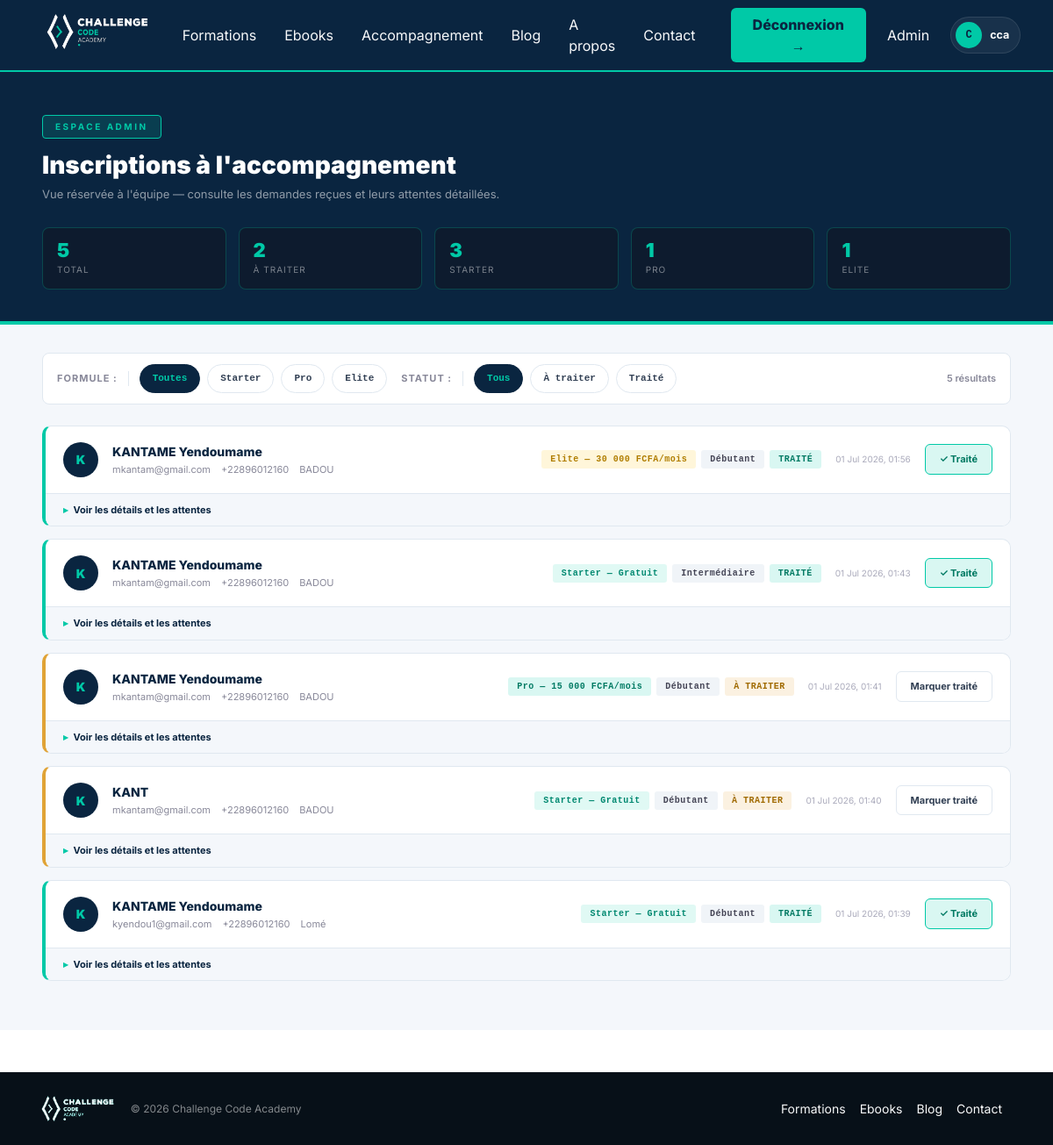
The page /gestion/inscriptions/ (signed in) on the database its author committed.
### pages/models.py (models this page shows, shortened)
class User(AbstractBaseUser, PermissionsMixin):
    first_name = models.CharField("Prénom",            max_length=60)
    last_name  = models.CharField("Nom",               max_length=60)
    username   = models.CharField("Nom d'utilisateur", max_length=40, unique=True)
    email      = models.EmailField("Email",             unique=True)
    phone_country = models.CharField("Indicatif pays", max_length=6, default="+228")
    phone_number  = models.CharField("Numéro",         max_length=20, blank=True)
    is_active   = models.BooleanField("Actif",  default=True)
    is_staff    = models.BooleanField("Staff",  default=False)
    date_joined = models.DateTimeField("Date inscription", auto_now_add=True)
    groups = models.ManyToManyField(
        'auth.Group',
        verbose_name='groups',
        blank=True,
        related_name='pages_user_set',   # ← nom unique, différent du User Django
        related_query_name='pages_user',
    )
    user_permissions = models.ManyToManyField(
        'auth.Permission',
        verbose_name='user permissions',
        blank=True,
        related_name='pages_user_set',   # ← nom unique
        related_query_name='pages_user',
    )
    objects        = UserManager()
    USERNAME_FIELD  = 'email'
    REQUIRED_FIELDS = ['username', 'first_name', 'last_name']
    class Meta:
        verbose_name        = "Utilisateur"
        verbose_name_plural = "Utilisateurs"

class InscriptionAccompagnement(models.Model):
    FORMULE_CHOICES = [
        ('starter', 'Starter — Gratuit'),
        ('pro', 'Pro — 15 000 FCFA/mois'),
        ('elite', 'Elite — 30 000 FCFA/mois'),
    ]
    NIVEAU_CHOICES = [
        ('debutant', 'Débutant'),
        ('intermediaire', 'Intermédiaire'),
        ('avance', 'Avancé'),
    ]
    DISPONIBILITE_CHOICES = [
        ('matin', 'Matin'),
        ('apres_midi', 'Après-midi'),
        ('soir', 'Soir'),
        ('weekend', 'Weekend'),
    ]
    formule = models.CharField(max_length=20, choices=FORMULE_CHOICES)
    nom_complet = models.CharField(max_length=150)
    email = models.EmailField()
    telephone = models.CharField(max_length=30)
    ville_pays = models.CharField(max_length=150, blank=True)
    domaines = models.CharField(
        max_length=255,
        help_text="Domaines choisis, séparés par des virgules"
    )
    niveau = models.CharField(max_length=20, choices=NIVEAU_CHOICES)
    disponibilite = models.CharField(max_length=20, choices=DISPONIBILITE_CHOICES)
    attentes = models.TextField(
        verbose_name="Attentes et objectifs",
        help_text="Décris tes attentes, tes objectifs et ce que tu souhaites obtenir de cet accompagnement."
    )
    date_creation = models.DateTimeField(auto_now_add=True)
    traite = models.BooleanField(default=False, verbose_name="Traité par l'équipe")
    class Meta:
        verbose_name = "Inscription accompagnement"
        verbose_name_plural = "Inscriptions accompagnement"
        ordering = ['-date_creation']

### pages/views.py (the view)
# urls.py: path('gestion/inscriptions/', views.dashboard_inscriptions, name='dashboard_inscriptions'),
@staff_member_required
def dashboard_inscriptions(request):
    inscriptions = InscriptionAccompagnement.objects.all()
    formule_filter = request.GET.get('formule')
    if formule_filter:
        inscriptions = inscriptions.filter(formule=formule_filter)
    statut_filter = request.GET.get('statut')
    if statut_filter == 'traite':
        inscriptions = inscriptions.filter(traite=True)
    elif statut_filter == 'non_traite':
        inscriptions = inscriptions.filter(traite=False)
    context = {
        'inscriptions': inscriptions,
        'total': InscriptionAccompagnement.objects.count(),
        'total_non_traite': InscriptionAccompagnement.objects.filter(traite=False).count(),
        'total_starter': InscriptionAccompagnement.objects.filter(formule='starter').count(),
        'total_pro': InscriptionAccompagnement.objects.filter(formule='pro').count(),
        'total_elite': InscriptionAccompagnement.objects.filter(formule='elite').count(),
        'formule_filter': formule_filter,
        'statut_filter': statut_filter,
    }
    return render(request, 'pages/dashboard_inscriptions.html', context)

### pages/templates/pages/dashboard_inscriptions.html (shortened to what this page needs)
{% extends 'base.html' %}
{% load static %}
{% block content %}
<div class="dash-page">
  <div class="dash-hero">
    <div class="hero-tag">ESPACE ADMIN</div>
    <h1 class="dash-hero__title">Inscriptions à l'accompagnement</h1>
    <p class="dash-hero__desc">Vue réservée à l'équipe — consulte les demandes reçues et leurs attentes détaillées.</p>
    <div class="dash-stats">
      <div class="stat-box">
        <div class="stat-box__num">{{ total }}</div>
        <div class="stat-box__lbl">Total</div>
      </div>
      <div class="stat-box">
        <div class="stat-box__num">{{ total_non_traite }}</div>
        <div class="stat-box__lbl">À traiter</div>
      </div>
      <div class="stat-box">
        <div class="stat-box__num">{{ total_starter }}</div>
        <div class="stat-box__lbl">Starter</div>
      </div>
      <div class="stat-box">
        <div class="stat-box__num">{{ total_pro }}</div>
        <div class="stat-box__lbl">Pro</div>
      </div>
      <div class="stat-box">
        <div class="stat-box__num">{{ total_elite }}</div>
        <div class="stat-box__lbl">Elite</div>
      </div>
    </div>
  </div>
  <div class="dash-body">
    <div class="dash-filters">
      <span class="filter-label">Formule :</span>
      <a href="?{% if statut_filter %}statut={{ statut_filter }}{% endif %}" class="filter-chip {% if not formule_filter %}active{% endif %}">Toutes</a>
      <a href="?formule=starter{% if statut_filter %}&statut={{ statut_filter }}{% endif %}" class="filter-chip {% if formule_filter == 'starter' %}active{% endif %}">Starter</a>
      <a href="?formule=pro{% if statut_filter %}&statut={{ statut_filter }}{% endif %}" class="filter-chip {% if formule_filter == 'pro' %}active{% endif %}">Pro</a>
      <a href="?formule=elite{% if statut_filter %}&statut={{ statut_filter }}{% endif %}" class="filter-chip {% if formule_filter == 'elite' %}active{% endif %}">Elite</a>
      <span class="filter-label" style="margin-left:8px;">Statut :</span>
      <a href="?{% if formule_filter %}formule={{ formule_filter }}{% endif %}" class="filter-chip {% if not statut_filter %}active{% endif %}">Tous</a>
      <a href="?statut=non_traite{% if formule_filter %}&formule={{ formule_filter }}{% endif %}" class="filter-chip {% if statut_filter == 'non_traite' %}active{% endif %}">À traiter</a>
      <a href="?statut=traite{% if formule_filter %}&formule={{ formule_filter }}{% endif %}" class="filter-chip {% if statut_filter == 'traite' %}active{% endif %}">Traité</a>
      <span class="filter-count">{{ inscriptions|length }} résultat{{ inscriptions|length|pluralize }}</span>
    </div>
    {% if inscriptions %}
    <div class="inscriptions-list">
      {% for inscription in inscriptions %}
      <div class="inscription-card {% if inscription.traite %}traite{% else %}non-traite{% endif %}">
        <div class="inscription-card__head">
          <div class="inscription-avatar">{{ inscription.nom_complet|first|upper }}</div>
          <div class="inscription-main">
            <div class="inscription-name">{{ inscription.nom_complet }}</div>
            <div class="inscription-contact">
              <span>{{ inscription.email }}</span>
              <span>{{ inscription.telephone }}</span>
              {% if inscription.ville_pays %}<span>{{ inscription.ville_pays }}</span>{% endif %}
            </div>
          </div>
          <div class="inscription-badges">
            <span class="badge-cca badge-formule-{{ inscription.formule }}">{{ inscription.get_formule_display }}</span>
            <span class="badge-cca badge-niveau">{{ inscription.get_niveau_display }}</span>
            {% if inscription.traite %}
              <span class="badge-cca badge-statut-traite">TRAITÉ</span>
            {% else %}
              <span class="badge-cca badge-statut-attente">À TRAITER</span>
            {% endif %}
          </div>
          <div class="inscription-date">{{ inscription.date_creation|date:"d M Y, H:i" }}</div>
          <form method="post" action="{% url 'pages:toggle_inscription_traite' inscription.pk %}" class="inscription-toggle-form">
            <button type="submit" class="btn-toggle {% if inscription.traite %}is-traite{% endif %}">
              {% if inscription.traite %}✓ Traité{% else %}Marquer traité{% endif %}
            </button>
          </form>
        </div>
        <details>
          <summary>Voir les détails et les attentes</summary>
        </details>
      </div>
      {% endfor %}
    </div>
    {% else %}
    <div class="empty-state">
      Aucune inscription ne correspond à ces filtres.
    </div>
    {% endif %}
  </div>
</div>
{% endblock %}

### pages/templates/base.html (shortened to what this page needs)
{% load static %}
<!DOCTYPE html>
<html lang="fr">
<head>
    <link href="https://cdn.jsdelivr.net/npm/bootstrap@5.3.3/dist/css/bootstrap.min.css" rel="stylesheet">
</head>
<body>
<nav class="navbar navbar-expand-lg bg-main border-bottom border-2" style="border-color:#00C9A7 !important;">
  <div class="container d-flex align-items-center">
    <a class="navbar-brand" href="{% url 'pages:home' %}">
      <img src="{% static 'images/logo.png' %}" alt="Challenge Code Academy" height="50">
    </a>
    <div class="collapse navbar-collapse justify-content-end" id="navbarNav">
      <ul class="navbar-nav align-items-lg-center gap-lg-3 mt-3 mt-lg-0">
        <li class="nav-item">
          <a class="nav-link text-light" href="{% url 'pages:formation' %}">Formations</a>
        </li>
        <li class="nav-item">
          <a class="nav-link text-light" href="{% url 'pages:ebook' %}">Ebooks</a>
        </li>
        <li class="nav-item">
          <a class="nav-link text-light" href="{% url 'pages:accompagnement' %}">Accompagnement</a>
        </li>
        <li class="nav-item">
          <a class="nav-link text-light" href="{% url 'pages:article_liste' %}">Blog</a>
        </li>
        <li class="nav-item">
          <a class="nav-link text-light" href="{% url 'pages:about' %}">A propos</a>
        </li>
        <li class="nav-item">
          <a class="nav-link text-light" href="{% url 'pages:contact' %}">Contact</a>
        </li>
        {% if user.is_authenticated %}
          <li class="nav-item">
            <form method="post" action="{% url 'pages:logout' %}" class="d-inline">
              <button type="submit" class="btn btn-accent ms-lg-3 mt-2 mt-lg-0 px-4">
                Déconnexion →
              </button>
            </form>
          </li>
            <li class="nav-item">
              <a class="nav-link text-light" href="{% url 'pages:dashboard_inscriptions' %}">Admin</a>
            </li>
        {% endif %}
    {% if user.is_authenticated %}
      <a href="{% url 'pages:profile' %}" class="profile-pill me-3" title="Voir / actualiser mon profil">
        <span class="avatar-mini">{% if user.first_name %}{{ user.first_name|slice:":1"|upper }}{% else %}{{ user.username|slice:":1"|upper }}{% endif %}</span>
        <span class="profile-pill__name d-none d-sm-inline">{{ user.username|default:user.username }}</span>
      </a>
    {% endif %}
      </ul>
    </div>
  </div>
</nav>
<main>
    {% block content %}{% endblock %}
</main>
<footer class="bg-dark text-light py-4 mt-5" style="background:#071018 !important;">
    <div class="container d-flex flex-column flex-md-row justify-content-between align-items-center gap-3">
        <div class="d-flex align-items-center gap-3">
            <img src="{% static 'images/logoft.png' %}" alt="Challenge Code Academy" height="35">
            <span style="font-size:12px;color:rgba(255,255,255,0.5);">
                © 2026 Challenge Code Academy
            </span>
        </div>
        <div class="d-flex flex-wrap gap-3">
            <a href="{% url 'pages:formation' %}" class="text-light small">Formations</a>
            <a href="{% url 'pages:ebook' %}" class="text-light small">Ebooks</a>
            <a href="{% url 'pages:article_liste' %}" class="text-light small">Blog</a>
            <a href="{% url 'pages:contact' %}" class="text-light small">Contact</a>
        </div>
    </div>
</footer>
</body>
</html>

### pages/templates/base.html (style rules this page uses)
body { font-family: 'Inter', Arial, sans-serif; overflow-x: hidden; }
a { text-decoration: none; }
.bg-main { background:#0A2540; }
.btn-accent { background:#00C9A7; color:#0A2540; font-weight:800; }
.profile-pill { display: flex; align-items: center; gap: 9px; text-decoration: none; padding: 5px 12px 5px 5px; border-radius: 30px; background: rgba(255,255,255,0.06); border: 1px solid rgba(255,255,255,0.10); transition: background 0.15s, border-color 0.15s; flex-shrink: 0; }
.profile-pill .avatar-mini { width: 30px; height: 30px; border-radius: 50%; background: #00C9A7; color: #0A2540; font-family: monospace; font-weight: 800; font-size: 12px; display: flex; align-items: center; justify-content: center; flex-shrink: 0; }
.profile-pill .profile-pill__name { color: #fff; font-size: 12.5px; font-weight: 700; white-space: nowrap; }

### rows shown on the page
User: first_name "C", username "cca"
InscriptionAccompagnement: nom_complet|first "K", nom_complet "KANTAME Yendoumame", email "mkantam@gmail.com", telephone "+22896012160", ville_pays "BADOU", formule "Elite — 30 000 FCFA/mois", niveau "Débutant", traite "TRAITÉ", date_creation "01 Jul 2026, 01:56"
InscriptionAccompagnement: nom_complet|first "K", nom_complet "KANTAME Yendoumame", email "mkantam@gmail.com", telephone "+22896012160", ville_pays "BADOU", formule "Starter — Gratuit", niveau "Intermédiaire", traite "TRAITÉ", date_creation "01 Jul 2026, 01:43"
InscriptionAccompagnement: nom_complet|first "K", nom_complet "KANTAME Yendoumame", email "mkantam@gmail.com", telephone "+22896012160", ville_pays "BADOU", formule "Pro — 15 000 FCFA/mois", niveau "Débutant", traite "À TRAITER", date_creation "01 Jul 2026, 01:41"
InscriptionAccompagnement: nom_complet|first "K", nom_complet "KANT", email "mkantam@gmail.com", telephone "+22896012160", ville_pays "BADOU", formule "Starter — Gratuit", niveau "Débutant", traite "À TRAITER", date_creation "01 Jul 2026, 01:40"
InscriptionAccompagnement: nom_complet|first "K", nom_complet "KANTAME Yendoumame", email "kyendou1@gmail.com", telephone "+22896012160", ville_pays "Lomé", formule "Starter — Gratuit", niveau "Débutant", traite "TRAITÉ", date_creation "01 Jul 2026, 01:39"

### other values the page prints
{{ total }} "5"
{{ total_non_traite }} "2"
{{ total_starter }} "3"
{{ total_pro }} "1"
{{ total_elite }} "1"
{{ inscriptions|length }} "5"
